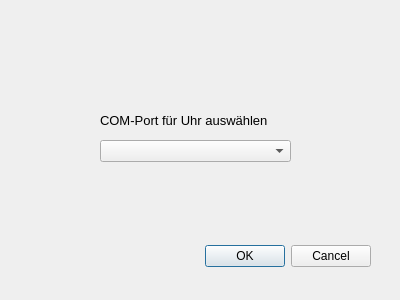
<?xml version="1.0" encoding="UTF-8"?>
<ui version="4.0">
 <class>comDialog</class>
 <widget class="QDialog" name="comDialog">
  <property name="geometry">
   <rect>
    <x>0</x>
    <y>0</y>
    <width>400</width>
    <height>300</height>
   </rect>
  </property>
  <property name="windowTitle">
   <string>COM Auswahl</string>
  </property>
  <widget class="QDialogButtonBox" name="buttonBox">
   <property name="geometry">
    <rect>
     <x>30</x>
     <y>240</y>
     <width>341</width>
     <height>32</height>
    </rect>
   </property>
   <property name="orientation">
    <enum>Qt::Horizontal</enum>
   </property>
   <property name="standardButtons">
    <set>QDialogButtonBox::Cancel|QDialogButtonBox::Ok</set>
   </property>
  </widget>
  <widget class="QComboBox" name="ComcomboBox">
   <property name="geometry">
    <rect>
     <x>100</x>
     <y>140</y>
     <width>191</width>
     <height>22</height>
    </rect>
   </property>
  </widget>
  <widget class="QLabel" name="label">
   <property name="geometry">
    <rect>
     <x>100</x>
     <y>110</y>
     <width>241</width>
     <height>20</height>
    </rect>
   </property>
   <property name="font">
    <font>
     <pointsize>10</pointsize>
    </font>
   </property>
   <property name="text">
    <string>COM-Port für Uhr auswählen</string>
   </property>
  </widget>
 </widget>
 <resources/>
 <connections>
  <connection>
   <sender>buttonBox</sender>
   <signal>accepted()</signal>
   <receiver>comDialog</receiver>
   <slot>accept()</slot>
   <hints>
    <hint type="sourcelabel">
     <x>248</x>
     <y>254</y>
    </hint>
    <hint type="destinationlabel">
     <x>157</x>
     <y>274</y>
    </hint>
   </hints>
  </connection>
  <connection>
   <sender>buttonBox</sender>
   <signal>rejected()</signal>
   <receiver>comDialog</receiver>
   <slot>reject()</slot>
   <hints>
    <hint type="sourcelabel">
     <x>316</x>
     <y>260</y>
    </hint>
    <hint type="destinationlabel">
     <x>286</x>
     <y>274</y>
    </hint>
   </hints>
  </connection>
 </connections>
</ui>
